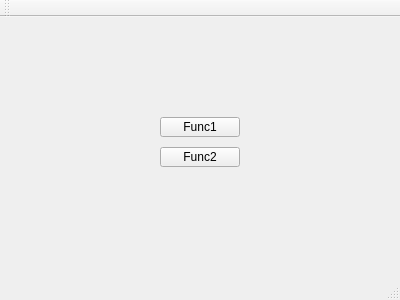
<?xml version="1.0" encoding="UTF-8"?>
<ui version="4.0">
 <class>MainWindow</class>
 <widget class="QMainWindow" name="MainWindow">
  <property name="geometry">
   <rect>
    <x>0</x>
    <y>0</y>
    <width>400</width>
    <height>300</height>
   </rect>
  </property>
  <property name="windowTitle">
   <string>MainWindow</string>
  </property>
  <widget class="QWidget" name="centralWidget">
   <widget class="QPushButton" name="pushButton">
    <property name="geometry">
     <rect>
      <x>160</x>
      <y>100</y>
      <width>80</width>
      <height>20</height>
     </rect>
    </property>
    <property name="text">
     <string>Func1</string>
    </property>
   </widget>
   <widget class="QPushButton" name="pushButton_2">
    <property name="geometry">
     <rect>
      <x>160</x>
      <y>130</y>
      <width>80</width>
      <height>20</height>
     </rect>
    </property>
    <property name="text">
     <string>Func2</string>
    </property>
   </widget>
  </widget>
  <widget class="QMenuBar" name="menuBar">
   <property name="geometry">
    <rect>
     <x>0</x>
     <y>0</y>
     <width>400</width>
     <height>20</height>
    </rect>
   </property>
  </widget>
  <widget class="QToolBar" name="mainToolBar">
   <attribute name="toolBarArea">
    <enum>TopToolBarArea</enum>
   </attribute>
   <attribute name="toolBarBreak">
    <bool>false</bool>
   </attribute>
  </widget>
  <widget class="QStatusBar" name="statusBar"/>
 </widget>
 <layoutdefault spacing="6" margin="11"/>
 <resources/>
 <connections/>
</ui>
